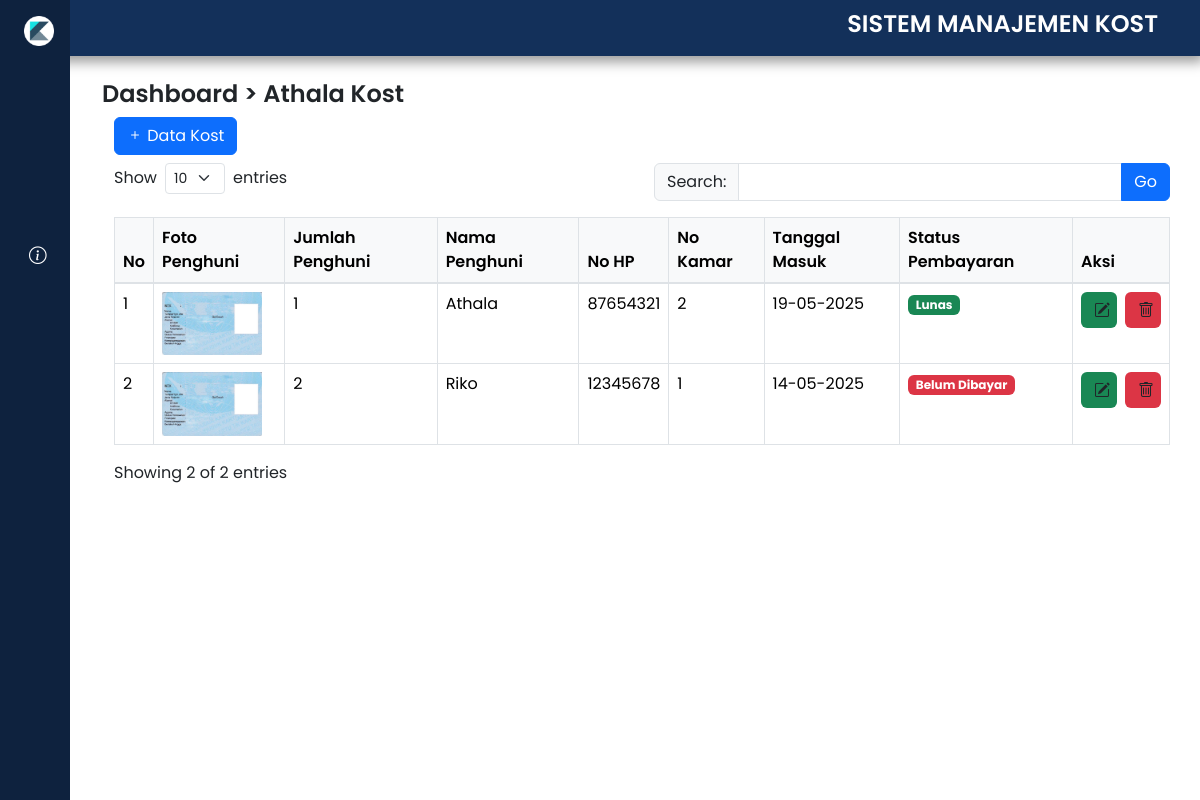
The app's page /athala-kost.php (signed in) with its own data.
### tables this page shows
CREATE TABLE `data_kost` (
  `id` int(11) NOT NULL,
  `nama_kost` enum('Athala Kost','Griya Tara 2','Griya Tara 1') NOT NULL,
  `foto_penghuni` varchar(255) NOT NULL,
  `jumlah_penghuni` int(100) NOT NULL,
  `nama_penghuni` varchar(255) NOT NULL,
  `no_hp` varchar(255) NOT NULL,
  `no_kamar` varchar(10) NOT NULL,
  `tanggal_masuk` date NOT NULL,
  `tanggal_bayar` date DEFAULT NULL,
  `keterangan` text DEFAULT NULL,
  `status_pembayaran` enum('Lunas','Belum Dibayar','Nunggak','DP') NOT NULL
);

### kost-base.php (called while the page is built, shortened)
<?php
function getKostData($pdo, $nama_kost, $search = '', $limit = 10) {
    if (!empty($search)) {
        $stmt = $pdo->prepare("SELECT * FROM data_kost WHERE
                            nama_kost = ? AND
                            (jumlah_penghuni LIKE ? OR
                            nama_penghuni LIKE ? OR
                            no_hp LIKE ? OR
                            no_kamar LIKE ? OR
                            status_pembayaran LIKE ?)
                            ORDER BY id DESC");
        $searchParam = "%$search%";
        $stmt->execute([$nama_kost, $searchParam, $searchParam, $searchParam, $searchParam, $searchParam]);
    } else {
        $stmt = $pdo->prepare("SELECT * FROM data_kost WHERE nama_kost = ? ORDER BY id DESC");
        $stmt->execute([$nama_kost]);
    }
    return $stmt->fetchAll(PDO::FETCH_ASSOC);
}
?>

### athala-kost.php (the view, shortened to what this page needs)
<?php
$pdo = include 'koneksi.php';
include 'kost-base.php';
$nama_kost = 'Athala Kost';
$search = isset($_GET['search']) ? $_GET['search'] : '';
$limit = isset($_GET['limit']) ? (int)$_GET['limit'] : 10;
$data_kost = getKostData($pdo, $nama_kost, $search, $limit);
$total_rows = count($data_kost);
?>
<!DOCTYPE html>
<html lang="en">
<head>
    <link href="https://cdn.jsdelivr.net/npm/bootstrap@5.3.3/dist/css/bootstrap.min.css" rel="stylesheet">
    <link rel="stylesheet" href="https://cdn.jsdelivr.net/npm/bootstrap-icons/font/bootstrap-icons.css">
</head>
<body>
    <?php include 'sidebar.php'; ?>
    <?php include 'navbar.php'; ?>
    <div class="wann">
    <h1>Dashboard > Athala Kost</h1>
    <div class="modal-body">
        <div class="container-fluid">
            <div class="card-header mb-2">
                <h5 class="card-title">
                    <button class="btn btn-primary" data-bs-toggle="modal" data-bs-target="#addKostModal">
                        <i class="bi bi-plus"></i> Data Kost
                    </button>
                </h5>
            </div>
            <div class="row mb-3">
                <div class="col-md-6">
                    <div class="d-flex align-items-center">
                        <label class="me-2">Show</label>
                        <select class="form-select form-select-sm" style="width: 60px;" id="limitEntries" onchange="changeLimit(this.value)">
                            <option value="10" <?php echo $limit == 10 ? 'selected' : ''; ?>>10</option>
                        </select>
                        <label class="ms-2">entries</label>
                    </div>
                </div>
                <div class="col-md-6">
                    <form method="get" action="">
                        <div class="input-group">
                            <span class="input-group-text">Search:</span>
                            <input type="text" class="form-control" name="search" value="<?php echo htmlspecialchars($search); ?>" aria-label="Search">
                            <button style="z-index: 0;" type="submit" class="btn btn-primary">Go</button>
                        </div>
                    </form>
                </div>
            </div>
            <div class="table-responsive">
                <table class="table table-bordered table-hover">
                    <thead>
                        <tr>
                            <th>No</th>
                            <th>Foto Penghuni</th>
                            <th>Jumlah Penghuni</th>
                            <th>Nama Penghuni</th>
                            <th>No HP</th>
                            <th>No Kamar</th>
                            <th>Tanggal Masuk</th>
                            <th>Status Pembayaran</th>
                            <th>Aksi</th>
                        </tr>
                    </thead>
                    <tbody>
                        <?php if (count($data_kost) > 0): ?>
                            <?php $no = 1; ?>
                            <?php foreach ($data_kost as $kost): ?>
                                <tr>
                                    <td><?php echo $no++; ?></td>
                                    <td>
                                        <?php if (!empty($kost['foto_penghuni']) && file_exists($kost['foto_penghuni'])): ?>
                                            <img src="<?php echo $kost['foto_penghuni']; ?>" alt="Foto <?php echo htmlspecialchars($kost['nama_penghuni']); ?>" class="penghuni-img">
                                        <?php else: ?>
                                            <img src="uploads/default-user.png" alt="Default" class="penghuni-img">
                                        <?php endif; ?>
                                    </td>
                                    <td><?php echo htmlspecialchars($kost['jumlah_penghuni']); ?></td>
                                    <td><?php echo htmlspecialchars($kost['nama_penghuni']); ?></td>
                                    <td><?php echo htmlspecialchars($kost['no_hp']); ?></td>
                                    <td><?php echo htmlspecialchars($kost['no_kamar']); ?></td>
                                    <td><?php echo date('d-m-Y', strtotime($kost['tanggal_masuk'])); ?></td>
                                    <td>
                                        <?php if ($kost['status_pembayaran'] == 'Lunas'): ?>
                                            <span class="badge bg-success status-badge">Lunas</span>
                                        <?php elseif ($kost['status_pembayaran'] == 'Nunggak'): ?>
                                            <span class="badge bg-warning status-badge">Nunggak</span>
                                        <?php elseif ($kost['status_pembayaran'] == 'DP'): ?>
                                            <span class="badge bg-info status-badge">DP</span>
                                        <?php else: ?>
                                            <span class="badge bg-danger status-badge">Belum Dibayar</span>
                                        <?php endif; ?>
                                    </td>
                                    <td>
                                        <div class="d-flex">
                                            <button class="btn btn-edit me-2 bg-success btn-edit-kost"
                                                    data-bs-toggle="modal"
                                                    data-bs-target="#editKostModal"
                                                    data-id="<?php echo $kost['id']; ?>"
                                                    data-foto-penghuni="<?php echo $kost['foto_penghuni']; ?>"
                                                    data-jumlah-penghuni="<?php echo $kost['jumlah_penghuni']; ?>"
                                                    data-nama-penghuni="<?php echo $kost['nama_penghuni']; ?>"
                                                    data-no-hp="<?php echo $kost['no_hp']; ?>"
                                                    data-no-kamar="<?php echo $kost['no_kamar']; ?>"
                                                    data-tanggal-masuk="<?php echo $kost['tanggal_masuk']; ?>"
                                                    data-status-pembayaran="<?php echo $kost['status_pembayaran']; ?>"
                                                    title="Edit">
                                                <i class="bi bi-pencil-square"></i>
                                            </button>
                                            <a href="athala-kost.php?delete=<?php echo $kost['id']; ?>"
                                               class="btn btn-delete bg-danger"
                                               title="Delete"
                                               onclick="return confirm('Apakah Anda yakin ingin menghapus data ini?')">
                                                <i class="bi bi-trash"></i>
                                            </a>
                                        </div>
                                    </td>
                                </tr>
                            <?php endforeach; ?>
                        <?php else: ?>
                            <tr>
                                <td colspan="9" class="text-center">Tidak ada data kost.</td>
                            </tr>
                        <?php endif; ?>
                    </tbody>
                </table>
            </div>
            <div class="row">
                <div class="col-md-6">
                    <p>Showing <?php echo count($data_kost); ?> of <?php echo $total_rows; ?> entries</p>
                </div>
            </div>
        </div>
    </div>
</div>
</body>
</html>

### sidebar.php (shortened to what this page needs)
<link href="https://cdn.lineicons.com/5.0/lineicons.css" rel="stylesheet" />
<link href="https://cdn.jsdelivr.net/npm/bootstrap@5.3.3/dist/css/bootstrap.min.css" rel="stylesheet"
integrity="sha384-QWTKZyjpPEjISv5WaRU9OFeRpok6YctnYmDr5pNlyT2bRjXh0JMhjY6hW+ALEwIH">
<div class="wrapper">
    <aside id="sidebar">
        <div class="d-flex">
            <button id="toggle-btn" type="button">
                <img src="uploads/asset/favicon.ico" width="30px">
            </button>
        </div>
        <ul class="sidebar-nav">
            <li class="sidebar-item">
                <a href="dashboard.php" class="sidebar-link">
                </a>
            </li>
            <li class="sidebar-item">
                <a href="datakamar.php" class="sidebar-link">
                </a>
            </li>
            <li class="sidebar-item">
                <a href="#" class="sidebar-link has-dropdown collapsed" data-bs-toggle="collapse" data-bs-target="#auth" aria-expanded="false" aria-controls="auth">
                </a>
            </li>
            <li class="sidebar-item">
                <a href="info-tagihan.php" class="sidebar-link">
                    <i class="bi bi-info-circle"></i>
                </a>
            </li>
        </ul>
        <div class="sidebar-footer">
            <a href="logout.php" class="sidebar-link">
            </a>
        </div>
    </aside>
    <div class="main p-3">
    </div>
</div>

### navbar.php (shortened to what this page needs)
<nav class="navbar navbar-expand-sm navbar-light" id="neubar">
  <div class="container">
    <a class="navbar-brand" href=""><img src="" height="60" /></a>
    <div class=" collapse navbar-collapse" id="navbarNavDropdown">
      <ul class="navbar-nav ms-auto ">
      <h1 style="color: white;">SISTEM MANAJEMEN KOST</h1>
      </ul>
    </div>
  </div>
</nav>

### athala-kost.php (style rules this page uses)
body { z-index: 2; display: flex; background-size: cover; background-repeat: no-repeat; }
.wann { margin-top: 80px; width: 90%; }
.card-header { background-color: #fff; border-bottom: 1px solid #dee2e6; padding: 10px 15px; display: flex; justify-content: space-between; align-items: center; }
.card-title { margin: 0; color: #333; font-weight: 600; }
.btn-primary { background-color: #1a8cff; border-color: #1a8cff; }
.table thead th { background-color: #f8f9fa; border-bottom: 2px solid #dee2e6; font-weight: 600; }
.btn-edit, .btn-delete { width: 36px; height: 36px; padding: 6px; }
.btn-edit { background-color: #00a65a; border-color: #00a65a; }
.btn-delete { background-color: #dd4b39; border-color: #dd4b39; }
.table-responsive { overflow-x: auto; }
.table-responsive { overflow-x: auto; -webkit-overflow-scrolling: touch; }
.penghuni-img { width: 100px; object-fit: cover; }
.status-badge { font-weight: 500; padding: 5px 10px; border-radius: 20px; }

### sidebar.php (style rules this page uses)
a { text-decoration: none; }
li { list-style: none; }
h1 { font-weight: 600; font-size: 1.5rem; }
body { font-family: 'Poppins', sans-serif; }
.wrapper { display: flex; }
.main { min-height: 100vh; width: 100%; overflow: hidden; transition: all 0.35s ease-in-out; background-color: transparent; }
#sidebar { width: 70px; z-index: 1000; transition: all 0.25s ease-in-out; display: flex; flex-direction: column; background-color: #0e223e; }
#toggle-btn { background-color: transparent; cursor: pointer; border: 0; padding: 1rem 1.5rem; }
.sidebar-nav { padding: 2rem 0; flex: 1 1 auto; }
a.sidebar-link { padding: .625rem 1.625rem; color: #fff; display: block; font-size: 0.9rem; white-space: nowrap; border-left: 3px solid transparent; }
.sidebar-link i { font-size: 1.1rem; margin-right: .75rem; }
.sidebar-item { position: relative; }

### navbar.php (style rules this page uses)
#neubar { z-index: 1; background:rgb(19, 48, 90); position: fixed; top: 0; left: 0; width: 100%; box-shadow: 4px 6px 12px rgba(0, 0, 0, 0.4) }
#neubar a { padding-left:12px; padding-right:12px; color: white; }
a.navbar-brand { color: #454545 }

### records on screen
data_kost: foto_penghuni (picture), jumlah_penghuni "1", nama_penghuni "Athala", no_hp "87654321", no_kamar "2", tanggal_masuk "19-05-2025", status_pembayaran "Lunas"
data_kost: foto_penghuni (picture), jumlah_penghuni "2", nama_penghuni "Riko", no_hp "12345678", no_kamar "1", tanggal_masuk "14-05-2025", status_pembayaran "Belum Dibayar"

### other values on screen
count($data_kost) "2"
$total_rows "2"
